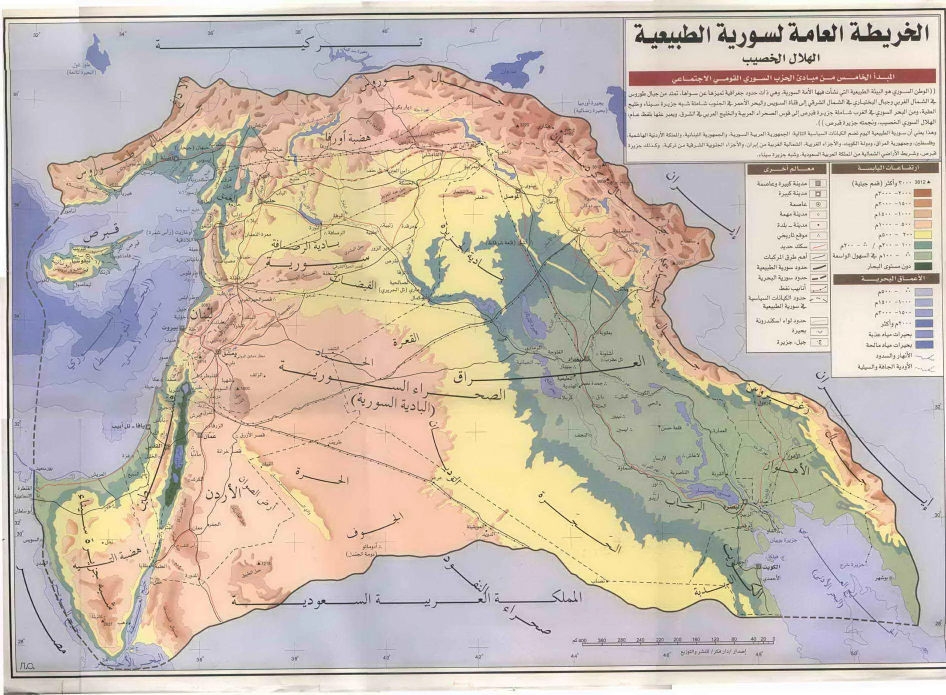
#> input picture atlas-of-the-blessed-lands/tools/data/v400_natural_syria_map.webp, 1891 x 1389 px (shown at 1/2 size)
$ python v400_natural_syria_trace.py
#> lines starting #> are read from the running program, lines starting #| are printed output that depends on the picture; after the words box and inside, x2 and y2 are one past the last pixel; in counts of white or black regions, pixels touching at a corner belong together
"""Version 400 PREVIEW helper (Nawaz: "Build exactly like this", on the Arabic General Map of Natural Syria (the Fertile Crescent), tools/data/v400_natural_syria_map.webp).
Traces the coloured land inside the map's Natural Syria border (the land outside it and the sea are drawn in pale blue/lavender) and georeferences it with a
2nd-order polynomial fitted on 20 marked cities and landmarks. Writes tools/data/v400_natural_syria.geojson."""
import numpy as np, json, os
from PIL import Image
from scipy import ndimage as ndi
from skimage import measure
from shapely.geometry import Polygon, MultiPolygon, mapping
from shapely.ops import unary_union
H = os.path.join(os.path.dirname(os.path.abspath(__file__)))
IMG = os.path.join(H, 'data/v400_natural_syria_map.webp'); OUT = os.path.join(H, 'data/v400_natural_syria.geojson')
CP = [((366, 655), (35.50, 33.89)), ((437, 706), (36.29, 33.51)), ((400, 870), (35.93, 31.95)), ((519, 404), (37.16, 36.20)), ((347, 314), (35.32, 37.00)), ((160, 520), (33.36, 35.17)),
      ((285, 855), (34.77, 32.07)), ((1165, 720), (44.36, 33.31)), ((1003, 390), (43.13, 36.34)), ((1485, 1005), (47.81, 30.51)), ((1517, 1133), (47.98, 29.37)), ((1785, 1155), (50.84, 28.97)), ((79, 1079), (32.55, 29.97)), ((212, 1308), (34.25, 27.73)), ((240, 1245), (34.51, 28.49)), ((195, 1232), (33.95, 28.56)), ((1552, 1062), (48.49, 29.98)), ((1732, 1127), (50.32, 29.25)),
      ((303, 1132), (35.00, 29.53)), ((68, 935), (32.30, 31.26))]
P = np.array([p for p, _ in CP], float); L = np.array([l for _, l in CP], float)
def T(x, y): x = np.asarray(x, float); y = np.asarray(y, float); return np.stack([np.ones_like(x), x, y, x * x, x * y, y * y], -1)
cx, *_ = np.linalg.lstsq(T(P[:, 0], P[:, 1]), L[:, 0], rcond=None); cy, *_ = np.linalg.lstsq(T(P[:, 0], P[:, 1]), L[:, 1], rcond=None)
res = np.hypot((T(P[:, 0], P[:, 1]) @ cx - L[:, 0]) * 92, (T(P[:, 0], P[:, 1]) @ cy - L[:, 1]) * 111)
print('control-point error km: mean', round(res.mean(), 1), 'max', round(res.max(), 1))
a = np.array(Image.open(IMG).convert('RGB')).astype(int); r, g, b = a[..., 0], a[..., 1], a[..., 2]
#> after `r, g, b = (a[..., 0], a[..., 1], a[..., 2])`:
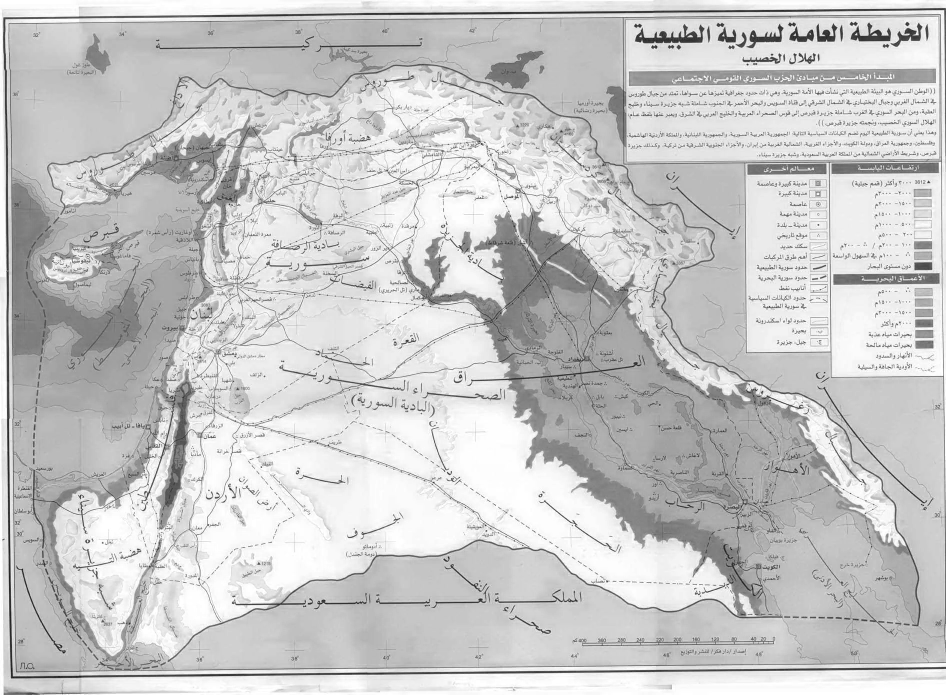
#> r: shape (1389, 1891) int64 (shown at 1/2 size); min 2, max 255, mean 200.3
#> after `r, g, b = (a[..., 0], a[..., 1], a[..., 2])`:
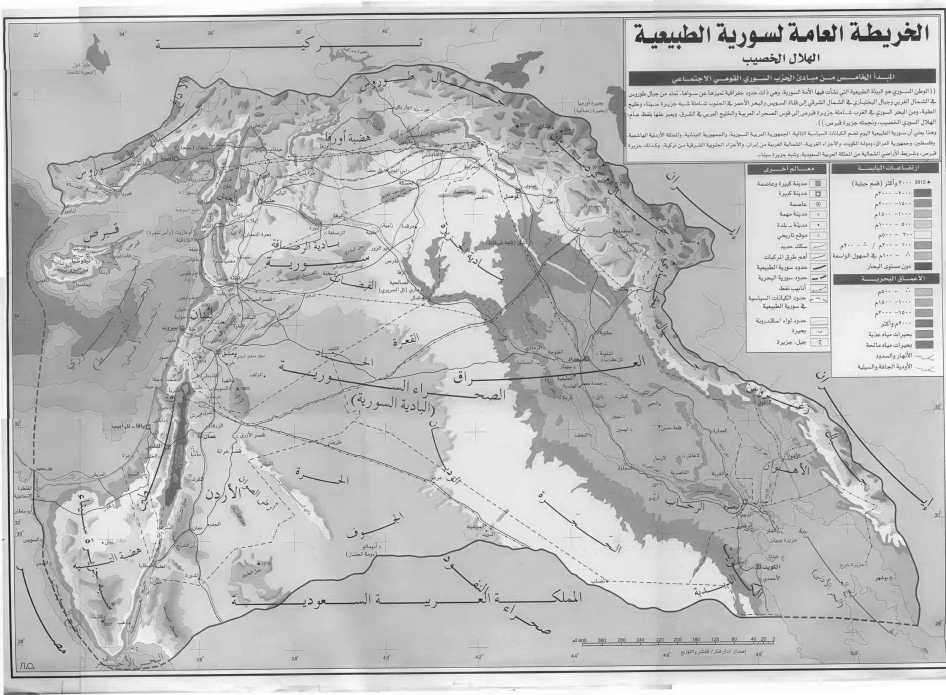
#> g: shape (1389, 1891) int64 (shown at 1/2 size); min 0, max 255, mean 188.2
#> after `r, g, b = (a[..., 0], a[..., 1], a[..., 2])`:
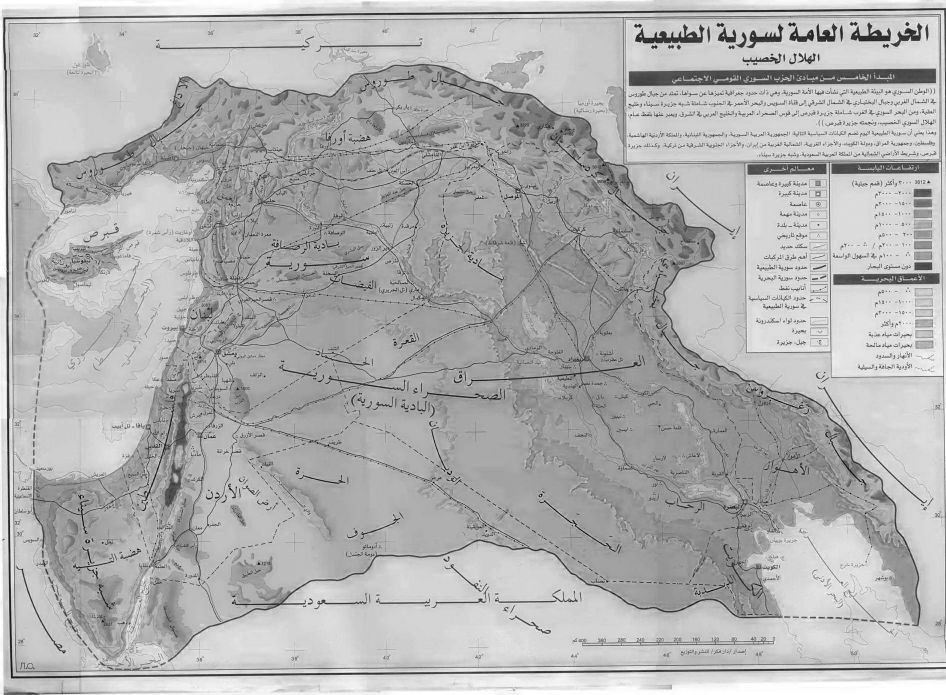
#> b: shape (1389, 1891) int64 (shown at 1/2 size); min 0, max 255, mean 176.3
land = (b < np.maximum(r, g) - 12) | ((g > r + 15) & (b < g + 8)) | ((r + g + b) < 200)   # warm land colours, the green-teal lowlands, and dark lines; the pale lavender sea and outside land are left out
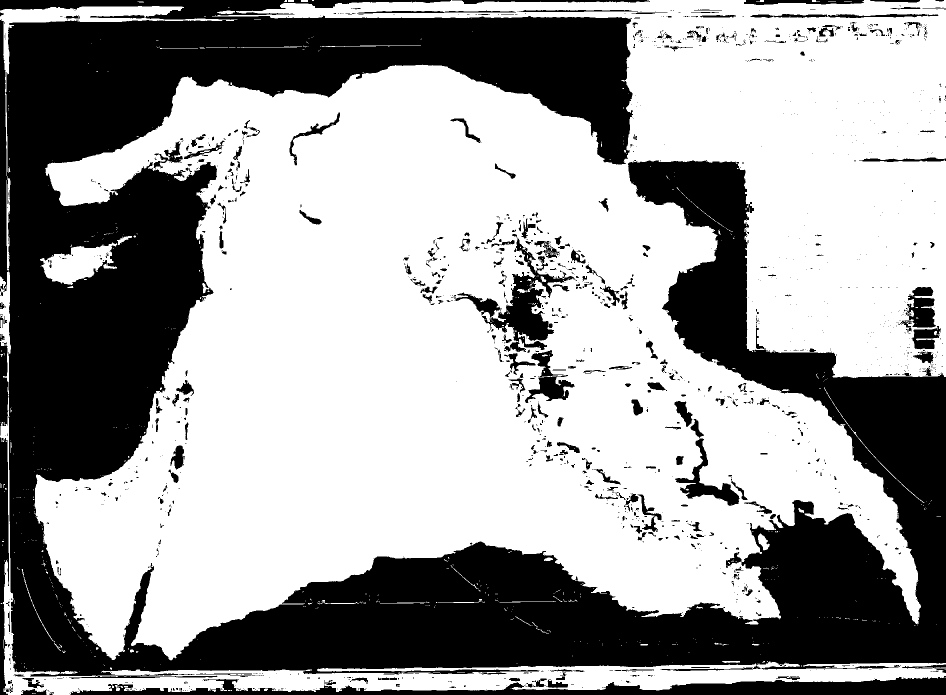
#> land: shape (1389, 1891) bool (shown at 1/2 size); 62% white; 1673 black regions (1295 under 20 px), largest, box (x1, y1, x2, y2) and area: (0, 0, 1891, 1358) 887169, (141, 1352, 1891, 1389) 26993, (964, 468, 1150, 704) 11243
land[25:330, 1245:] = False; land[330:765, 1490:] = False   # the title/text box and the legend box
land[:, 1860:] = False; land[1330:, :] = False; land[:, :30] = False; land[:30, :] = False   # the map frame
#> after `land[:30, :] = False`: land: shape (1389, 1891) bool; 45% white; 623 white regions (573 under 20 px), largest, box (x1, y1, x2, y2) and area: (69, 130, 1842, 1321) 1160689, (80, 485, 234, 570) 6997, (424, 30, 1245, 37) 4071
land = ndi.binary_opening(ndi.binary_closing(land, iterations=3), iterations=4)
#> land: shape (1389, 1891) bool; 45.5% white; 11 white regions, largest, box (x1, y1, x2, y2) and area: (66, 128, 1842, 1321) 1183647, (82, 485, 233, 573) 7438, (30, 30, 266, 45) 3187
lab, n = ndi.label(land); sz = ndi.sum(land, lab, range(1, n + 1))
#> after `lab, n = ndi.label(land)`:
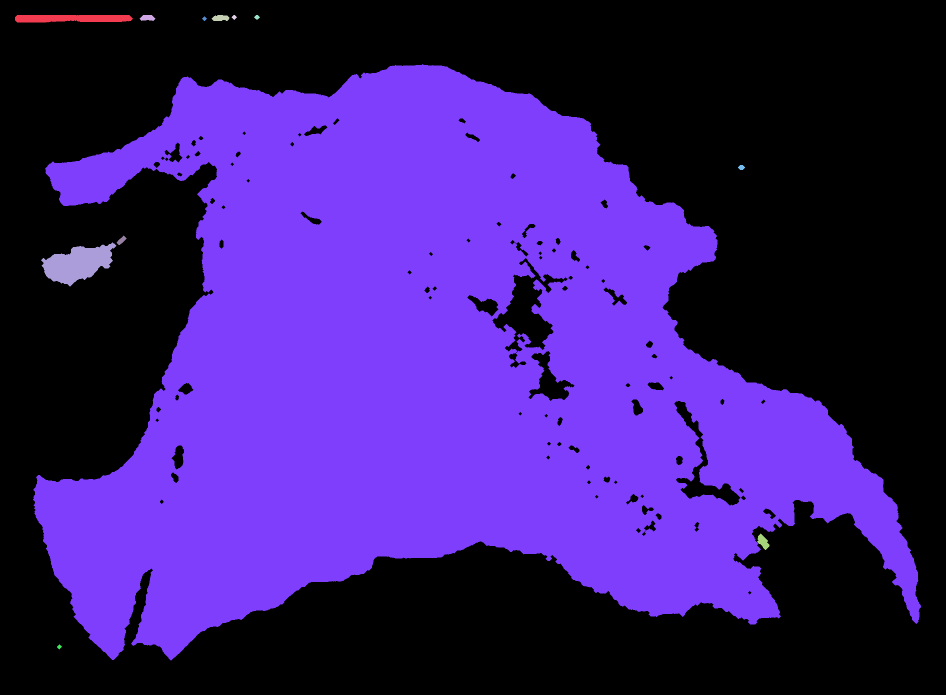
#> lab: shape (1389, 1891) int32 (shown at 1/2 size); 13 distinct labels, from 0 to 12; one colour per label, 0 black
#> after `lab, n = ndi.label(land)`: n = 12
#> after `sz = ndi.sum(land, lab, range(1, n + 1))`: sz = [3187, 282, 338, 60, 68, 50, 1183215, 100, 175, 7438, 432, 55]
keep = [i + 1 for i in range(n) if sz[i] > 5000]
#> keep = [7, 10]
print('pieces kept', len(keep), sorted(int(sz[i - 1]) for i in keep))
#| pieces kept 2 [7438, 1183215]
polys = []
for k in keep:
    m = ndi.binary_fill_holes(lab == k)
    c = max(measure.find_contours(np.pad(m, 1).astype(float), 0.5), key=len) - 1
    xy = np.array([(x, y) for y, x in c]); lon = T(xy[:, 0], xy[:, 1]) @ cx; lat = T(xy[:, 0], xy[:, 1]) @ cy
    polys.append(Polygon(np.stack([lon, lat], -1)).buffer(0).simplify(0.01))
#> this loop made 2 passes
#> k on passes 1 to 2: 7, 10
#> pass 1, `m = ndi.binary_fill_holes(lab == k)`:
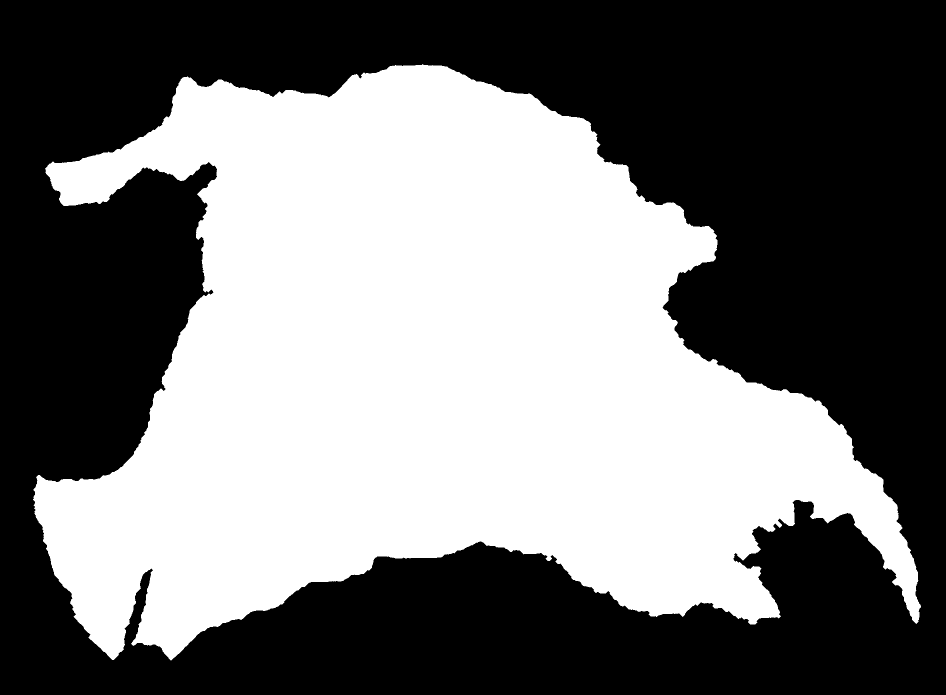
#> m: shape (1389, 1891) bool (shown at 1/2 size); 46.2% white; 1 white region, box (x1, y1, x2, y2) and area: (66, 128, 1842, 1321) 1213570
#> pass 2, `m = ndi.binary_fill_holes(lab == k)`:
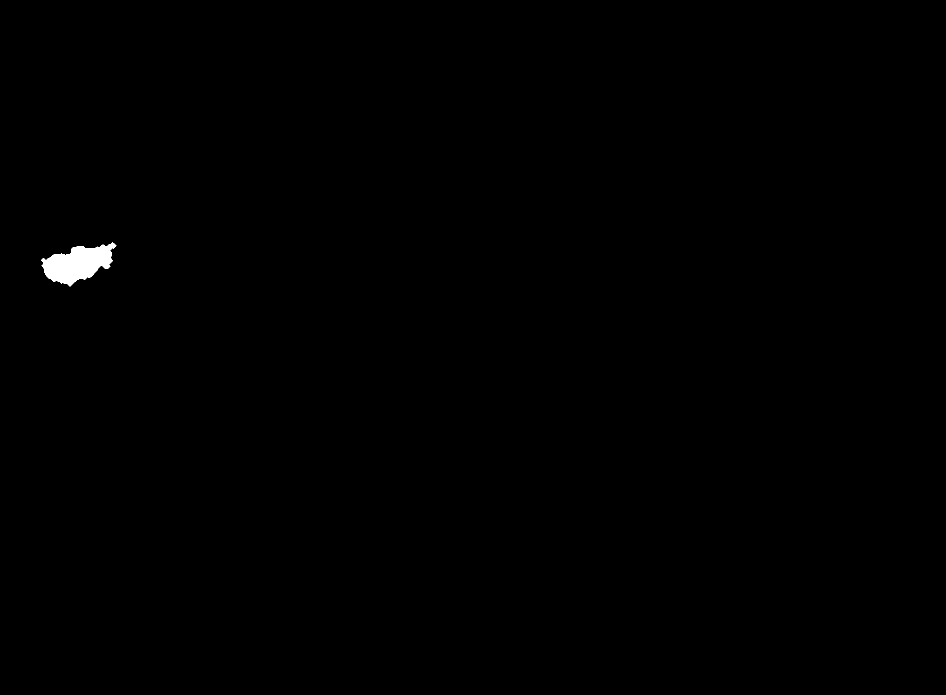
#> m: shape (1389, 1891) bool (shown at 1/2 size); 0.28% white; 1 white region, box (x1, y1, x2, y2) and area: (82, 485, 233, 573) 7438
#> after the loop, polys = 2 items
U = unary_union(polys); print('bounds', [round(v, 2) for v in U.bounds])
#| bounds [32.3, 27.71, 51.45, 38.67]
json.dump({'type': 'Feature', 'properties': {'n': 'Natural Syria as drawn on the Arabic general map'}, 'geometry': mapping(U)}, open(OUT, 'w'))
